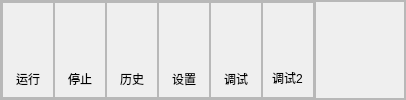
      <widget class="QFrame" name="frame_3">
       <property name="sizePolicy">
        <sizepolicy hsizetype="Preferred" vsizetype="Expanding">
         <horstretch>0</horstretch>
         <verstretch>3</verstretch>
        </sizepolicy>
       </property>
       <property name="mouseTracking">
        <bool>true</bool>
       </property>
       <property name="styleSheet">
        <string notr="true">QPushButton::pressed{
	padding-top:5px;
}</string>
       </property>
       <property name="frameShape">
        <enum>QFrame::StyledPanel</enum>
       </property>
       <property name="frameShadow">
        <enum>QFrame::Raised</enum>
       </property>
       <layout class="QHBoxLayout" name="horizontalLayout">
        <property name="spacing">
         <number>0</number>
        </property>
        <property name="leftMargin">
         <number>0</number>
        </property>
        <property name="topMargin">
         <number>0</number>
        </property>
        <property name="rightMargin">
         <number>0</number>
        </property>
        <property name="bottomMargin">
         <number>0</number>
        </property>
        <item>
         <widget class="QFrame" name="frame_4">
          <property name="sizePolicy">
           <sizepolicy hsizetype="Expanding" vsizetype="Preferred">
            <horstretch>10</horstretch>
            <verstretch>0</verstretch>
           </sizepolicy>
          </property>
          <property name="frameShape">
           <enum>QFrame::StyledPanel</enum>
          </property>
          <property name="frameShadow">
           <enum>QFrame::Raised</enum>
          </property>
          <layout class="QHBoxLayout" name="horizontalLayout_7">
           <property name="spacing">
            <number>0</number>
           </property>
           <property name="leftMargin">
            <number>0</number>
           </property>
           <property name="topMargin">
            <number>0</number>
           </property>
           <property name="rightMargin">
            <number>0</number>
           </property>
           <property name="bottomMargin">
            <number>0</number>
           </property>
           <item>
            <widget class="QFrame" name="frame_24">
             <property name="sizePolicy">
              <sizepolicy hsizetype="Preferred" vsizetype="Expanding">
               <horstretch>0</horstretch>
               <verstretch>0</verstretch>
              </sizepolicy>
             </property>
             <property name="frameShape">
              <enum>QFrame::StyledPanel</enum>
             </property>
             <property name="frameShadow">
              <enum>QFrame::Raised</enum>
             </property>
             <layout class="QVBoxLayout" name="verticalLayout_8">
              <item alignment="Qt::AlignHCenter|Qt::AlignVCenter">
               <widget class="QPushButton" name="runBtn">
                <property name="sizePolicy">
                 <sizepolicy hsizetype="Minimum" vsizetype="Expanding">
                  <horstretch>0</horstretch>
                  <verstretch>5</verstretch>
                 </sizepolicy>
                </property>
                <property name="styleSheet">
                 <string notr="true">QPushButton{
	border:none;
}
QPushButton::pressed{
	padding-top:5px;
}</string>
                </property>
                <property name="text">
                 <string/>
                </property>
                <property name="icon">
                 <iconset>
                  <normaloff>icon/icon_12af5u4ry7yi/开始.png</normaloff>icon/icon_12af5u4ry7yi/开始.png</iconset>
                </property>
                <property name="iconSize">
                 <size>
                  <width>60</width>
                  <height>60</height>
                 </size>
                </property>
               </widget>
              </item>
              <item alignment="Qt::AlignHCenter|Qt::AlignBottom">
               <widget class="QLabel" name="label_2">
                <property name="sizePolicy">
                 <sizepolicy hsizetype="Preferred" vsizetype="Expanding">
                  <horstretch>0</horstretch>
                  <verstretch>2</verstretch>
                 </sizepolicy>
                </property>
                <property name="styleSheet">
                 <string notr="true">font: 16pt &quot;楷体&quot;;</string>
                </property>
                <property name="text">
                 <string>运行</string>
                </property>
               </widget>
              </item>
             </layout>
            </widget>
           </item>
           <item>
            <widget class="QFrame" name="frame_26">
             <property name="sizePolicy">
              <sizepolicy hsizetype="Preferred" vsizetype="Expanding">
               <horstretch>0</horstretch>
               <verstretch>0</verstretch>
              </sizepolicy>
             </property>
             <property name="frameShape">
              <enum>QFrame::StyledPanel</enum>
             </property>
             <property name="frameShadow">
              <enum>QFrame::Raised</enum>
             </property>
             <layout class="QGridLayout" name="gridLayout_3">
              <item row="0" column="0" alignment="Qt::AlignHCenter|Qt::AlignVCenter">
               <widget class="QPushButton" name="allStopBtn">
                <property name="sizePolicy">
                 <sizepolicy hsizetype="Minimum" vsizetype="Expanding">
                  <horstretch>0</horstretch>
                  <verstretch>5</verstretch>
                 </sizepolicy>
                </property>
                <property name="styleSheet">
                 <string notr="true">QPushButton{
	border:none;
}</string>
                </property>
                <property name="text">
                 <string/>
                </property>
                <property name="icon">
                 <iconset>
                  <normaloff>icon/icon_12af5u4ry7yi/停止.png</normaloff>icon/icon_12af5u4ry7yi/停止.png</iconset>
                </property>
                <property name="iconSize">
                 <size>
                  <width>60</width>
                  <height>60</height>
                 </size>
                </property>
               </widget>
              </item>
              <item row="1" column="0" alignment="Qt::AlignHCenter|Qt::AlignBottom">
               <widget class="QLabel" name="label_8">
                <property name="sizePolicy">
                 <sizepolicy hsizetype="Preferred" vsizetype="Expanding">
                  <horstretch>0</horstretch>
                  <verstretch>2</verstretch>
                 </sizepolicy>
                </property>
                <property name="styleSheet">
                 <string notr="true">font: 16pt &quot;楷体&quot;;</string>
                </property>
                <property name="text">
                 <string>停止</string>
                </property>
               </widget>
              </item>
             </layout>
            </widget>
           </item>
           <item>
            <widget class="QFrame" name="frame_27">
             <property name="sizePolicy">
              <sizepolicy hsizetype="Preferred" vsizetype="Expanding">
               <horstretch>0</horstretch>
               <verstretch>0</verstretch>
              </sizepolicy>
             </property>
             <property name="frameShape">
              <enum>QFrame::StyledPanel</enum>
             </property>
             <property name="frameShadow">
              <enum>QFrame::Raised</enum>
             </property>
             <layout class="QGridLayout" name="gridLayout_4">
              <item row="0" column="0" alignment="Qt::AlignHCenter|Qt::AlignVCenter">
               <widget class="QPushButton" name="historyBtn">
                <property name="sizePolicy">
                 <sizepolicy hsizetype="Minimum" vsizetype="Expanding">
                  <horstretch>0</horstretch>
                  <verstretch>5</verstretch>
                 </sizepolicy>
                </property>
                <property name="styleSheet">
                 <string notr="true">QPushButton{
	border:none;
}</string>
                </property>
                <property name="text">
                 <string/>
                </property>
                <property name="icon">
                 <iconset>
                  <normaloff>icon/icon_12af5u4ry7yi/历史记录.png</normaloff>icon/icon_12af5u4ry7yi/历史记录.png</iconset>
                </property>
                <property name="iconSize">
                 <size>
                  <width>60</width>
                  <height>60</height>
                 </size>
                </property>
               </widget>
              </item>
              <item row="1" column="0" alignment="Qt::AlignHCenter|Qt::AlignBottom">
               <widget class="QLabel" name="label_9">
                <property name="sizePolicy">
                 <sizepolicy hsizetype="Preferred" vsizetype="Expanding">
                  <horstretch>0</horstretch>
                  <verstretch>2</verstretch>
                 </sizepolicy>
                </property>
                <property name="styleSheet">
                 <string notr="true">font: 16pt &quot;楷体&quot;;</string>
                </property>
                <property name="text">
                 <string>历史</string>
                </property>
               </widget>
              </item>
             </layout>
            </widget>
           </item>
           <item>
            <widget class="QFrame" name="frame_39">
             <property name="sizePolicy">
              <sizepolicy hsizetype="Preferred" vsizetype="Expanding">
               <horstretch>0</horstretch>
               <verstretch>0</verstretch>
              </sizepolicy>
             </property>
             <property name="frameShape">
              <enum>QFrame::StyledPanel</enum>
             </property>
             <property name="frameShadow">
              <enum>QFrame::Raised</enum>
             </property>
             <layout class="QGridLayout" name="gridLayout_6">
              <item row="1" column="0" alignment="Qt::AlignHCenter|Qt::AlignBottom">
               <widget class="QLabel" name="label_13">
                <property name="sizePolicy">
                 <sizepolicy hsizetype="Preferred" vsizetype="Expanding">
                  <horstretch>0</horstretch>
                  <verstretch>2</verstretch>
                 </sizepolicy>
                </property>
                <property name="styleSheet">
                 <string notr="true">font: 16pt &quot;楷体&quot;;</string>
                </property>
                <property name="text">
                 <string>设置</string>
                </property>
               </widget>
              </item>
              <item row="0" column="0">
               <widget class="QPushButton" name="setBtn_3">
                <property name="enabled">
                 <bool>true</bool>
                </property>
                <property name="sizePolicy">
                 <sizepolicy hsizetype="Minimum" vsizetype="Expanding">
                  <horstretch>0</horstretch>
                  <verstretch>5</verstretch>
                 </sizepolicy>
                </property>
                <property name="styleSheet">
                 <string notr="true">QPushButton{
	border:none;
}</string>
                </property>
                <property name="text">
                 <string/>
                </property>
                <property name="icon">
                 <iconset>
                  <normaloff>icon/icon_12af5u4ry7yi/设置.png</normaloff>icon/icon_12af5u4ry7yi/设置.png</iconset>
                </property>
                <property name="iconSize">
                 <size>
                  <width>60</width>
                  <height>60</height>
                 </size>
                </property>
               </widget>
              </item>
             </layout>
            </widget>
           </item>
           <item>
            <widget class="QFrame" name="frame_34">
             <property name="sizePolicy">
              <sizepolicy hsizetype="Preferred" vsizetype="Expanding">
               <horstretch>0</horstretch>
               <verstretch>0</verstretch>
              </sizepolicy>
             </property>
             <property name="frameShape">
              <enum>QFrame::StyledPanel</enum>
             </property>
             <property name="frameShadow">
              <enum>QFrame::Raised</enum>
             </property>
             <layout class="QGridLayout" name="gridLayout_5">
              <item row="0" column="0" alignment="Qt::AlignHCenter|Qt::AlignVCenter">
               <widget class="QPushButton" name="setBtn">
                <property name="enabled">
                 <bool>true</bool>
                </property>
                <property name="sizePolicy">
                 <sizepolicy hsizetype="Minimum" vsizetype="Expanding">
                  <horstretch>0</horstretch>
                  <verstretch>5</verstretch>
                 </sizepolicy>
                </property>
                <property name="styleSheet">
                 <string notr="true">QPushButton{
	border:none;
}</string>
                </property>
                <property name="text">
                 <string/>
                </property>
                <property name="icon">
                 <iconset>
                  <normaloff>icon/icon_12af5u4ry7yi/开发者管理.png</normaloff>icon/icon_12af5u4ry7yi/开发者管理.png</iconset>
                </property>
                <property name="iconSize">
                 <size>
                  <width>60</width>
                  <height>60</height>
                 </size>
                </property>
               </widget>
              </item>
              <item row="1" column="0" alignment="Qt::AlignHCenter|Qt::AlignBottom">
               <widget class="QLabel" name="label_10">
                <property name="sizePolicy">
                 <sizepolicy hsizetype="Preferred" vsizetype="Expanding">
                  <horstretch>0</horstretch>
                  <verstretch>2</verstretch>
                 </sizepolicy>
                </property>
                <property name="styleSheet">
                 <string notr="true">font: 16pt &quot;楷体&quot;;</string>
                </property>
                <property name="text">
                 <string>调试</string>
                </property>
               </widget>
              </item>
             </layout>
            </widget>
           </item>
           <item>
            <widget class="QFrame" name="frame_15">
             <property name="frameShape">
              <enum>QFrame::StyledPanel</enum>
             </property>
             <property name="frameShadow">
              <enum>QFrame::Raised</enum>
             </property>
             <layout class="QVBoxLayout" name="verticalLayout_25">
              <item>
               <widget class="QPushButton" name="setBtn_4">
                <property name="enabled">
                 <bool>true</bool>
                </property>
                <property name="sizePolicy">
                 <sizepolicy hsizetype="Minimum" vsizetype="Expanding">
                  <horstretch>0</horstretch>
                  <verstretch>5</verstretch>
                 </sizepolicy>
                </property>
                <property name="styleSheet">
                 <string notr="true">QPushButton{
	border:none;
}</string>
                </property>
                <property name="text">
                 <string/>
                </property>
                <property name="icon">
                 <iconset>
                  <normaloff>icon/icon_12af5u4ry7yi/开发者管理.png</normaloff>icon/icon_12af5u4ry7yi/开发者管理.png</iconset>
                </property>
                <property name="iconSize">
                 <size>
                  <width>60</width>
                  <height>60</height>
                 </size>
                </property>
               </widget>
              </item>
              <item>
               <widget class="QLabel" name="label_11">
                <property name="sizePolicy">
                 <sizepolicy hsizetype="Preferred" vsizetype="Expanding">
                  <horstretch>0</horstretch>
                  <verstretch>2</verstretch>
                 </sizepolicy>
                </property>
                <property name="styleSheet">
                 <string notr="true">font: 16pt &quot;楷体&quot;;</string>
                </property>
                <property name="text">
                 <string>调试2</string>
                </property>
               </widget>
              </item>
             </layout>
            </widget>
           </item>
           <item>
            <widget class="QFrame" name="frame_17">
             <property name="frameShape">
              <enum>QFrame::StyledPanel</enum>
             </property>
             <property name="frameShadow">
              <enum>QFrame::Raised</enum>
             </property>
            </widget>
           </item>
           <item>
            <widget class="QFrame" name="frame_18">
             <property name="frameShape">
              <enum>QFrame::StyledPanel</enum>
             </property>
             <property name="frameShadow">
              <enum>QFrame::Raised</enum>
             </property>
            </widget>
           </item>
          </layout>
         </widget>
        </item>
        <item>
         <widget class="QFrame" name="frame_5">
          <property name="sizePolicy">
           <sizepolicy hsizetype="Expanding" vsizetype="Preferred">
            <horstretch>2</horstretch>
            <verstretch>0</verstretch>
           </sizepolicy>
          </property>
          <property name="frameShape">
           <enum>QFrame::StyledPanel</enum>
          </property>
          <property name="frameShadow">
           <enum>QFrame::Raised</enum>
          </property>
          <layout class="QHBoxLayout" name="horizontalLayout_5">
           <property name="bottomMargin">
            <number>21</number>
           </property>
           <item>
            <widget class="QPushButton" name="pushButton_8">
             <property name="styleSheet">
              <string notr="true">QPushButton{
	border:none;
}</string>
             </property>
             <property name="text">
              <string/>
             </property>
             <property name="icon">
              <iconset>
               <normaloff>icon/Minimize-2.png</normaloff>icon/Minimize-2.png</iconset>
             </property>
             <property name="iconSize">
              <size>
               <width>60</width>
               <height>60</height>
              </size>
             </property>
            </widget>
           </item>
           <item>
            <widget class="QPushButton" name="pushButton">
             <property name="styleSheet">
              <string notr="true">QPushButton{
	border:none;
	
}</string>
             </property>
             <property name="text">
              <string/>
             </property>
             <property name="icon">
              <iconset>
               <normaloff>icon/关闭.png</normaloff>icon/关闭.png</iconset>
             </property>
             <property name="iconSize">
              <size>
               <width>60</width>
               <height>60</height>
              </size>
             </property>
            </widget>
           </item>
          </layout>
         </widget>
        </item>
       </layout>
      </widget>
